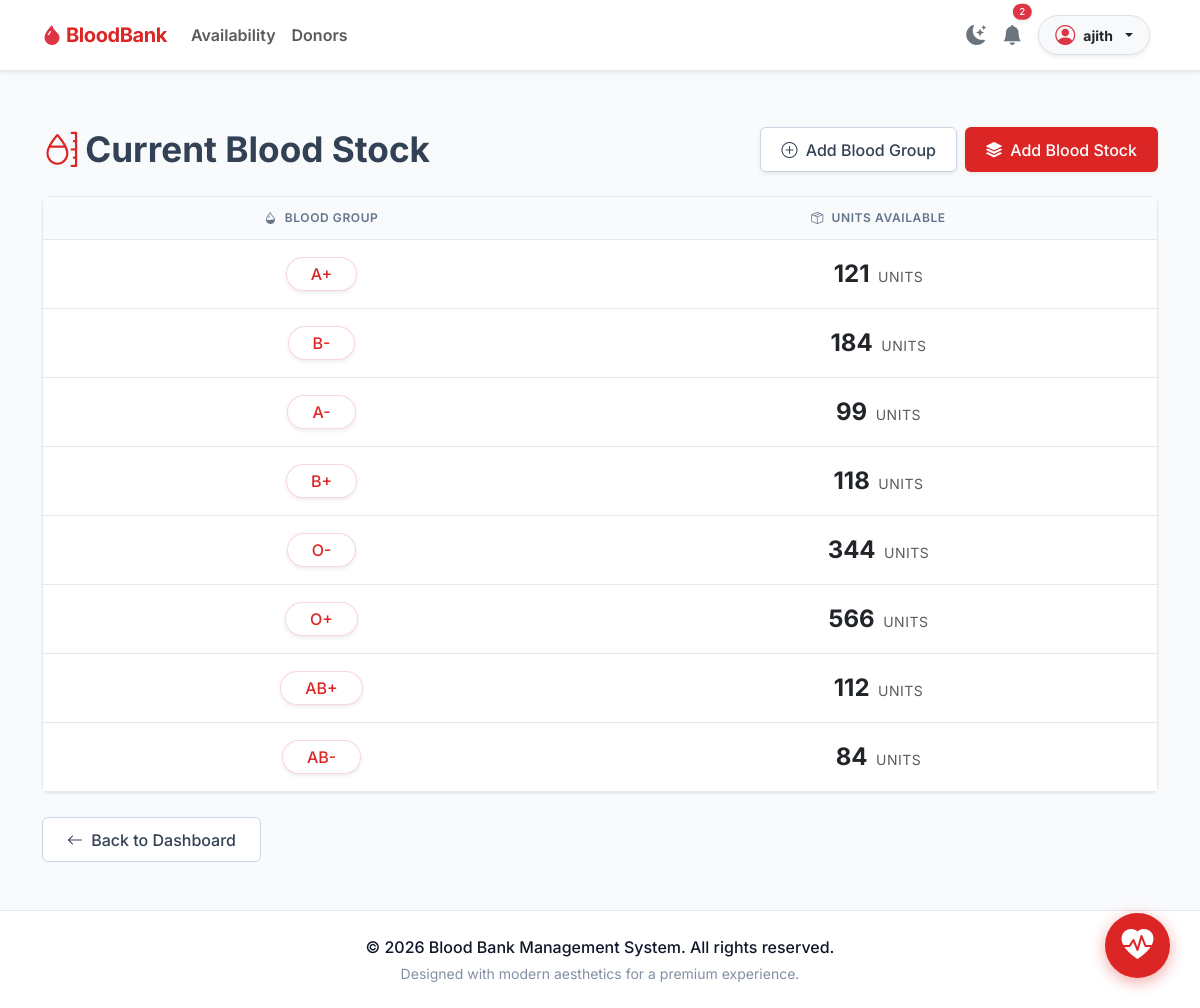
/inventory/blood-stock/ (signed in), run on an earlier commit of the app's database.
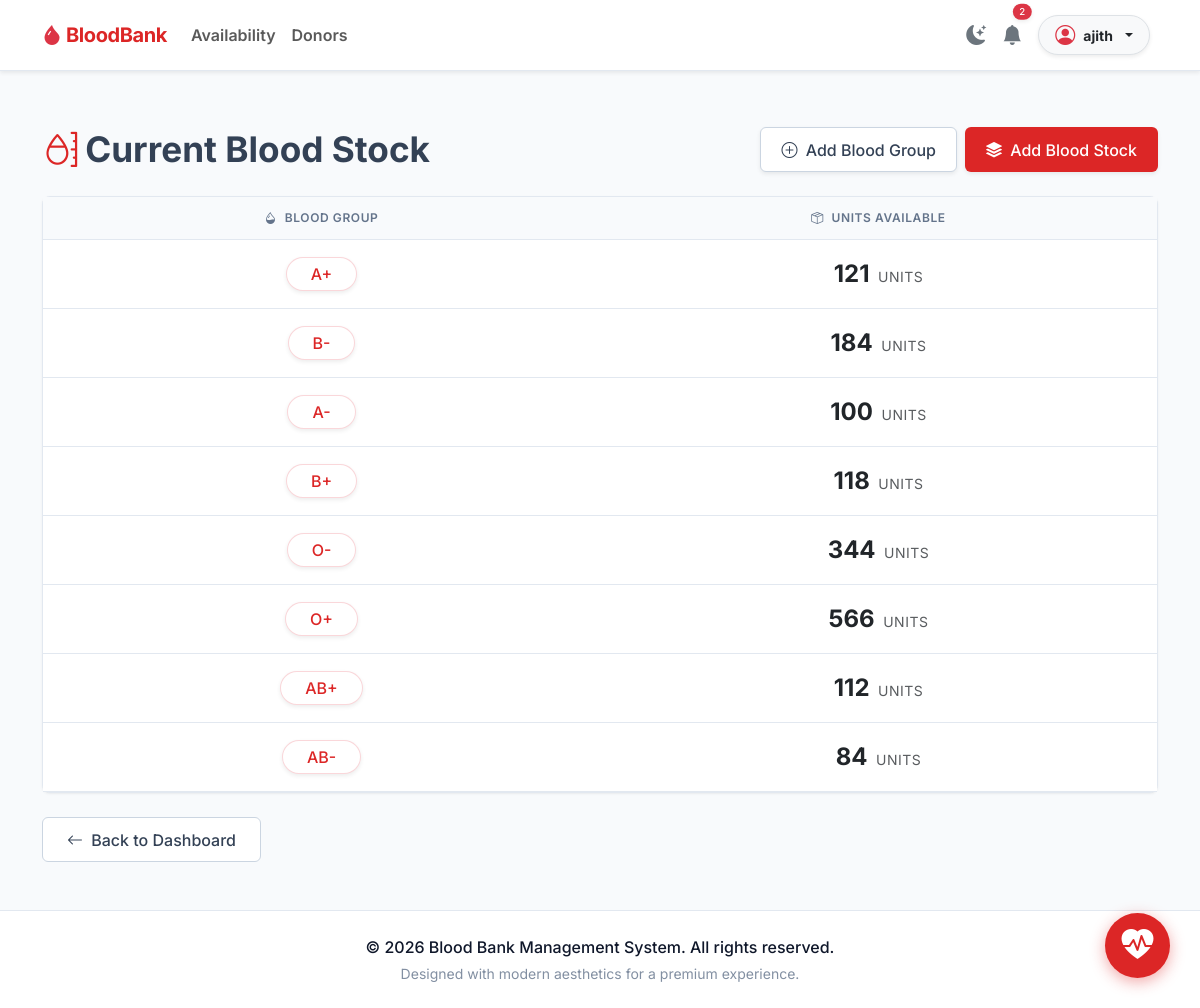
And on a later commit of the database.
### inventory/models.py (models this page shows, shortened)
class BloodStock(models.Model):
    blood_group = models.OneToOneField(BloodGroup, on_delete=models.CASCADE)
    units_available = models.PositiveIntegerField(default=0)

class BloodGroup(models.Model):
    blood_group = models.CharField(max_length=5, unique=True)

### inventory/views.py (the view)
# urls.py: path('blood-stock/', views.blood_stock, name='blood_stock'),
@login_required
def blood_stock(request):
    stocks = BloodStock.objects.select_related('blood_group').all()
    return render(request, 'blood_stock.html', {'stocks': stocks})

### notifications/context_processors.py (called while the page is built)
def unread_notifications_count(request):
    if request.user.is_authenticated:
        count = request.user.notifications.filter(is_read=False).count()
        return {'unread_notif_count': count}
    return {'unread_notif_count': 0}

### templates/blood_stock.html (shortened to what this page needs)
{% extends 'base.html' %}
{% block content %}
<div class="row align-items-center mb-4 mt-3">
    <div class="col-md-5">
        <h2 class="fw-bold mb-0" style="color: var(--secondary); font-size: 2.2rem;">
            <i class="bi bi-moisture me-2" style="color: var(--primary);"></i>Current Blood Stock
        </h2>
    </div>
    <div class="col-md-7 text-md-end mt-3 mt-md-0 d-flex flex-wrap justify-content-md-end gap-2">
        <a href="{% url 'add_blood_group' %}" class="btn btn-secondary-custom shadow-sm">
            <i class="bi bi-plus-circle me-1"></i> Add Blood Group
        </a>
        <a href="{% url 'add_blood_stock' %}" class="btn btn-primary-custom shadow-sm">
            <i class="bi bi-stack me-1"></i> Add Blood Stock
        </a>
    </div>
</div>
<div class="premium-card mb-4">
    <div class="card-body p-0">
        <div class="table-responsive">
            <table class="table table-premium table-borderless align-middle text-center mb-0">
                <thead>
                    <tr>
                        <th style="width: 50%;"><i class="bi bi-droplet-half me-1"></i> Blood Group</th>
                        <th style="width: 50%;"><i class="bi bi-box-seam me-1"></i> Units Available</th>
                    </tr>
                </thead>
                <tbody>
                    {% for stock in stocks %}
                    <tr>
                        <td class="py-3">
                            <span class="badge bg-white border fs-6 px-4 py-2 rounded-pill shadow-sm" style="color: var(--primary); border-color: rgba(230,57,70,0.2) !important;">
                                {{ stock.blood_group.blood_group }}
                            </span>
                        </td>
                        <td>
                            {% if stock.units_available == 0 %}
                                <span class="fw-bold fs-5 text-danger">0</span>
                                <span class="text-muted small ms-1 text-uppercase" style="letter-spacing: 0.5px;">(Out of Stock)</span>
                            {% else %}
                                <span class="fw-bold fs-4 text-dark">{{ stock.units_available }}</span>
                                <span class="text-muted small ms-1 text-uppercase" style="letter-spacing: 0.5px;">units</span>
                            {% endif %}
                        </td>
                    </tr>
                    {% endfor %}
                </tbody>
            </table>
        </div>
    </div>
</div>
<div class="text-start mb-4">
    <a href="{% url 'dashboard' %}" class="btn btn-secondary-custom px-4">
        <i class="bi bi-arrow-left me-1"></i> Back to Dashboard
    </a>
</div>
{% endblock %}

What changed in the data, as far as the page shows it:
changed BloodStock (number 3 of 8 on the later page): units_available "99" → "100"
